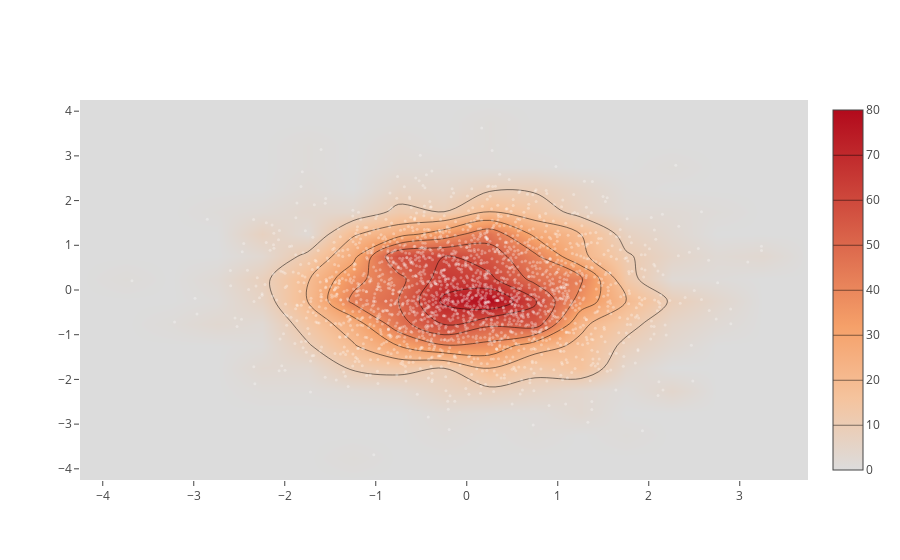

The cell this chart's notebook holds for it:
### Code cell
from plotly.graph_objs import *
import numpy as np

x = np.random.randn(2000)
y = np.random.randn(2000)
pl.iplot([Histogram2dContour(x=x, y=y, contours=Contours(coloring='heatmap')),
       Scatter(x=x, y=y, mode='markers', marker=Marker(color='white', size=3, opacity=0.3))], show_link=False)

### Figure 1 — Plotly figure (JSON) as saved in the notebook; plotly's stock layout.template omitted (floating-point values rounded to 4 significant figures; data arrays with more than 128 entries replaced by an {"elided": "..."} marker saying what was removed)
{"data": [{"contours": {"coloring": "heatmap"}, "type": "histogram2dcontour", "x": {"elided": "2000 float values"}, "y": {"elided": "2000 float values"}}, {"marker": {"color": "white", "opacity": 0.3, "size": 3}, "mode": "markers", "type": "scatter", "x": {"elided": "2000 float values"}, "y": {"elided": "2000 float values"}}], "layout": {}}
